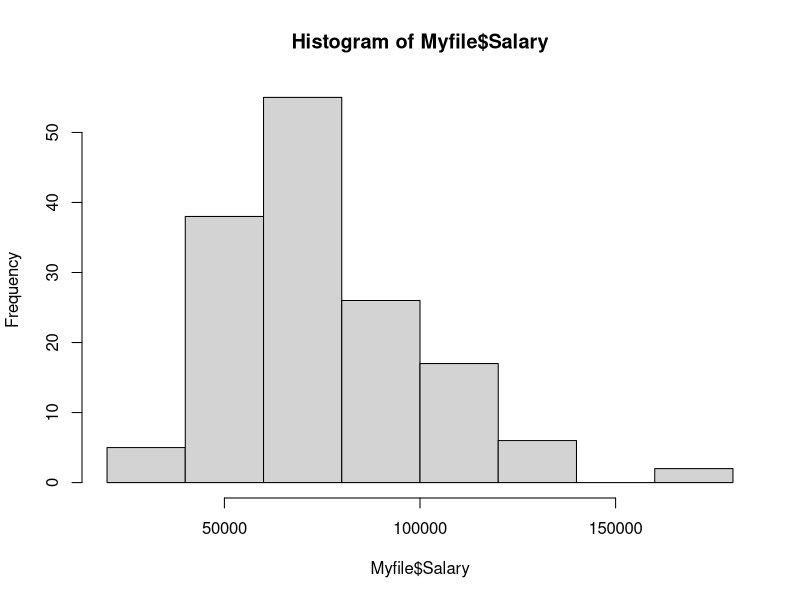
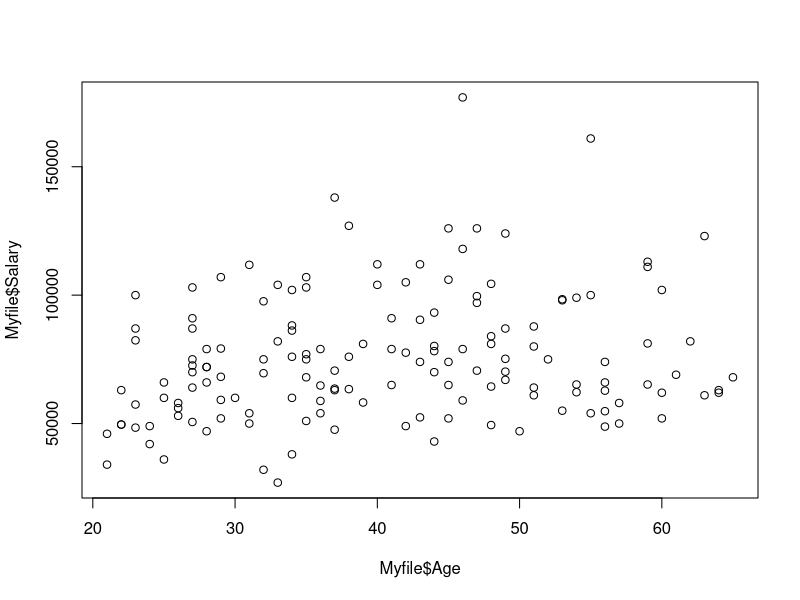

Reproduce these figures in R, in order.
## ---- chunk 1
getwd()
setwd("/Users/taliadagan/Desktop/Business Analytics 1")

#Import the dataset into R
Myfile <- read.csv("Tech Sales Reps 2.csv")
head(Myfile)

## ---- chunk 2
FTable <- table (Myfile$College)
FTable 
FTable <- table (Myfile$Personality)
FTable 
FTable <- table (Myfile$Business)
FTable 

summary(Myfile)

## ---- chunk 3
Myfile$Female=as.factor(Myfile$Female)

#Plot at least one quantitative variable, and one scatterplot
hist ( Myfile$Salary )

plot(Myfile$Age,Myfile$Salary)

